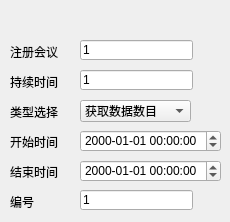
          <widget class="QWidget" name="page_10">
           <widget class="QLineEdit" name="IO_seesionEdit">
            <property name="geometry">
             <rect>
              <x>80</x>
              <y>40</y>
              <width>113</width>
              <height>20</height>
             </rect>
            </property>
            <property name="text">
             <string>1</string>
            </property>
           </widget>
           <widget class="QLabel" name="IO_seesion">
            <property name="geometry">
             <rect>
              <x>10</x>
              <y>40</y>
              <width>60</width>
              <height>23</height>
             </rect>
            </property>
            <property name="text">
             <string>注册会议</string>
            </property>
           </widget>
           <widget class="QLineEdit" name="IO_DurationtimeEdit">
            <property name="geometry">
             <rect>
              <x>80</x>
              <y>70</y>
              <width>113</width>
              <height>20</height>
             </rect>
            </property>
            <property name="text">
             <string>1</string>
            </property>
           </widget>
           <widget class="QLabel" name="IO_Durationtime">
            <property name="geometry">
             <rect>
              <x>10</x>
              <y>70</y>
              <width>60</width>
              <height>23</height>
             </rect>
            </property>
            <property name="text">
             <string>持续时间</string>
            </property>
           </widget>
           <widget class="QDateTimeEdit" name="IO_starttimeEdit">
            <property name="geometry">
             <rect>
              <x>80</x>
              <y>130</y>
              <width>141</width>
              <height>22</height>
             </rect>
            </property>
            <property name="displayFormat">
             <string>yyyy-MM-dd HH:mm:ss</string>
            </property>
           </widget>
           <widget class="QDateTimeEdit" name="IO_endtimeEdit">
            <property name="geometry">
             <rect>
              <x>80</x>
              <y>160</y>
              <width>141</width>
              <height>22</height>
             </rect>
            </property>
            <property name="displayFormat">
             <string>yyyy-MM-dd HH:mm:ss</string>
            </property>
           </widget>
           <widget class="QLabel" name="IO_starttimelabel">
            <property name="geometry">
             <rect>
              <x>10</x>
              <y>130</y>
              <width>60</width>
              <height>23</height>
             </rect>
            </property>
            <property name="text">
             <string>开始时间</string>
            </property>
           </widget>
           <widget class="QLabel" name="IO_endtimelabel">
            <property name="geometry">
             <rect>
              <x>10</x>
              <y>160</y>
              <width>60</width>
              <height>23</height>
             </rect>
            </property>
            <property name="text">
             <string>结束时间</string>
            </property>
           </widget>
           <widget class="QLabel" name="IO_typelabel">
            <property name="geometry">
             <rect>
              <x>10</x>
              <y>100</y>
              <width>60</width>
              <height>23</height>
             </rect>
            </property>
            <property name="text">
             <string>类型选择</string>
            </property>
           </widget>
           <widget class="QLineEdit" name="IO_numberEdit">
            <property name="geometry">
             <rect>
              <x>80</x>
              <y>190</y>
              <width>113</width>
              <height>20</height>
             </rect>
            </property>
            <property name="text">
             <string>1</string>
            </property>
           </widget>
           <widget class="QLabel" name="IO_numberlabel">
            <property name="geometry">
             <rect>
              <x>10</x>
              <y>190</y>
              <width>60</width>
              <height>23</height>
             </rect>
            </property>
            <property name="text">
             <string>编号</string>
            </property>
           </widget>
           <widget class="QComboBox" name="IO_typebox">
            <property name="geometry">
             <rect>
              <x>80</x>
              <y>100</y>
              <width>111</width>
              <height>22</height>
             </rect>
            </property>
            <item>
             <property name="text">
              <string>获取数据数目</string>
             </property>
            </item>
            <item>
             <property name="text">
              <string>获取单条数据</string>
             </property>
            </item>
           </widget>
          </widget>
